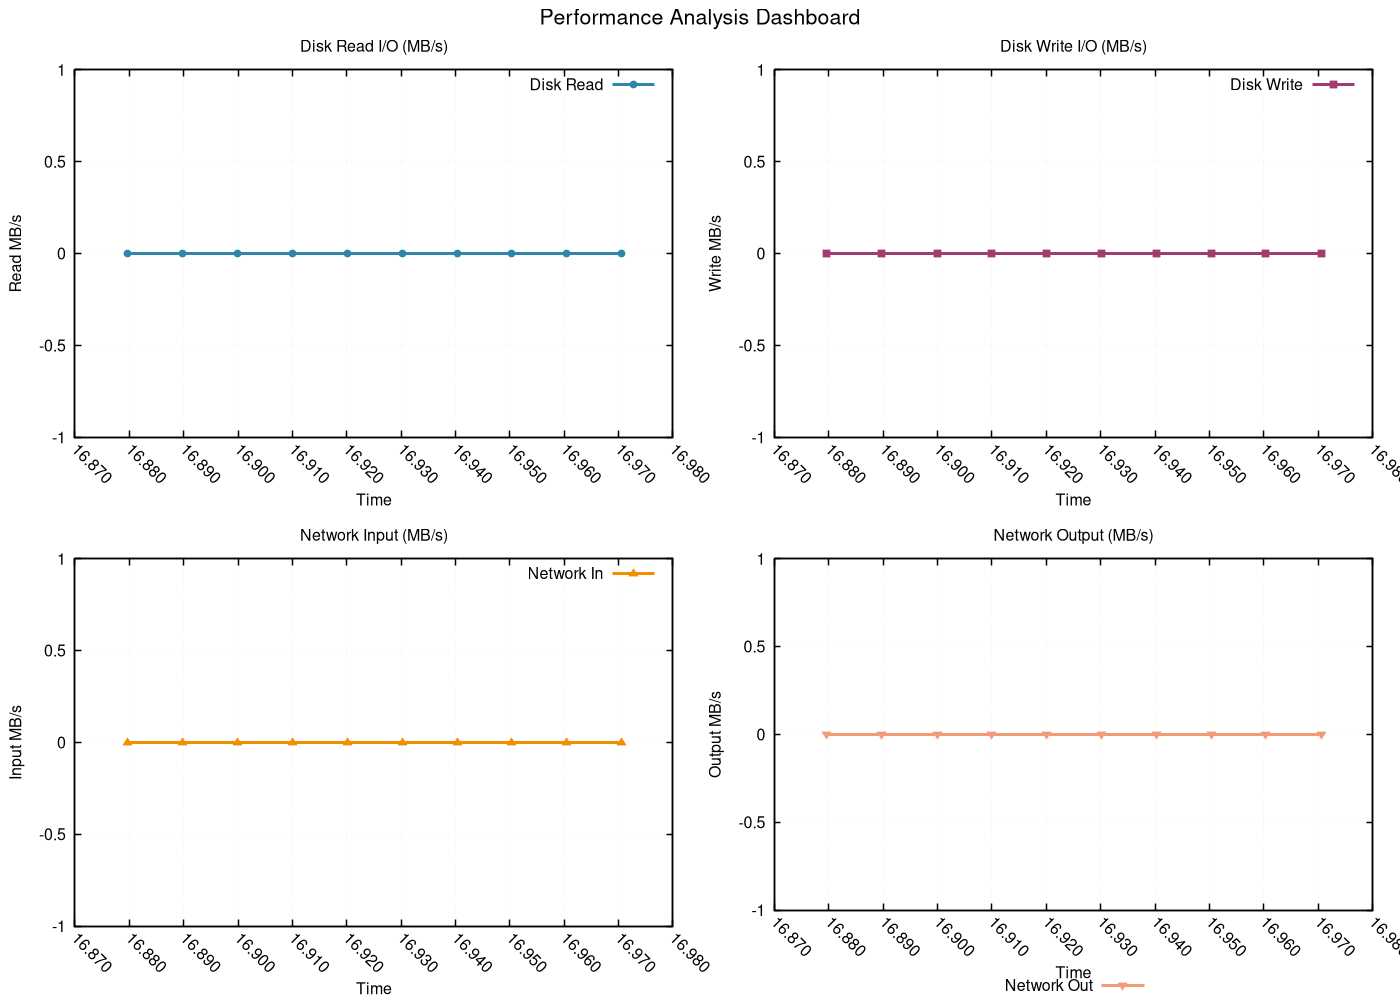

Here is the gnuplot script that generated this plot:
# GNUplot script for performance metrics
set terminal pngcairo enhanced font 'Helvetica,12' size 1400,1000
set output 'png/insertion_sort_20260131_225833_resources.png'

set multiplot layout 2,2 title 'Performance Analysis Dashboard' font 'Helvetica,16'
set style line 1 lc rgb '#2E86AB' lt 1 lw 3 pt 7 ps 0.8
set style line 2 lc rgb '#A23B72' lt 1 lw 3 pt 5 ps 0.8
set style line 3 lc rgb '#F18F01' lt 1 lw 3 pt 9 ps 0.8
set style line 4 lc rgb '#F19C79' lt 1 lw 3 pt 11 ps 0.8
set style line 5 lc rgb '#0ABB9F' lt 1 lw 3 pt 13 ps 0.8

set format x "%.3f"
set xtics rotate by -45
set autoscale x

set title 'Disk Read I/O (MB/s)'
set xlabel 'Time'
set ylabel 'Read MB/s'
set grid linestyle 1 lc rgb '#D3D3D3' lt 0 lw 1
set border linewidth 1.5
plot 'png/insertion_sort_20260131_225833_resources.dat' using 1:4 with linespoints ls 1 title 'Disk Read'
set title 'Disk Write I/O (MB/s)'
set xlabel 'Time'
set ylabel 'Write MB/s'
set grid linestyle 1 lc rgb '#D3D3D3' lt 0 lw 1
set border linewidth 1.5
plot 'png/insertion_sort_20260131_225833_resources.dat' using 1:5 with linespoints ls 2 title 'Disk Write'
set title 'Network Input (MB/s)'
set xlabel 'Time'
set ylabel 'Input MB/s'
set grid linestyle 1 lc rgb '#D3D3D3' lt 0 lw 1
set border linewidth 1.5
plot 'png/insertion_sort_20260131_225833_resources.dat' using 1:6 with linespoints ls 3 title 'Network In'
set title 'Network Output (MB/s)'
set xlabel 'Time'
set ylabel 'Output MB/s'
set grid linestyle 1 lc rgb '#D3D3D3' lt 0 lw 1
set border linewidth 1.5
set key outside center bottom horizontal
plot 'png/insertion_sort_20260131_225833_resources.dat' using 1:7 with linespoints ls 4 title 'Network Out'
unset multiplot
